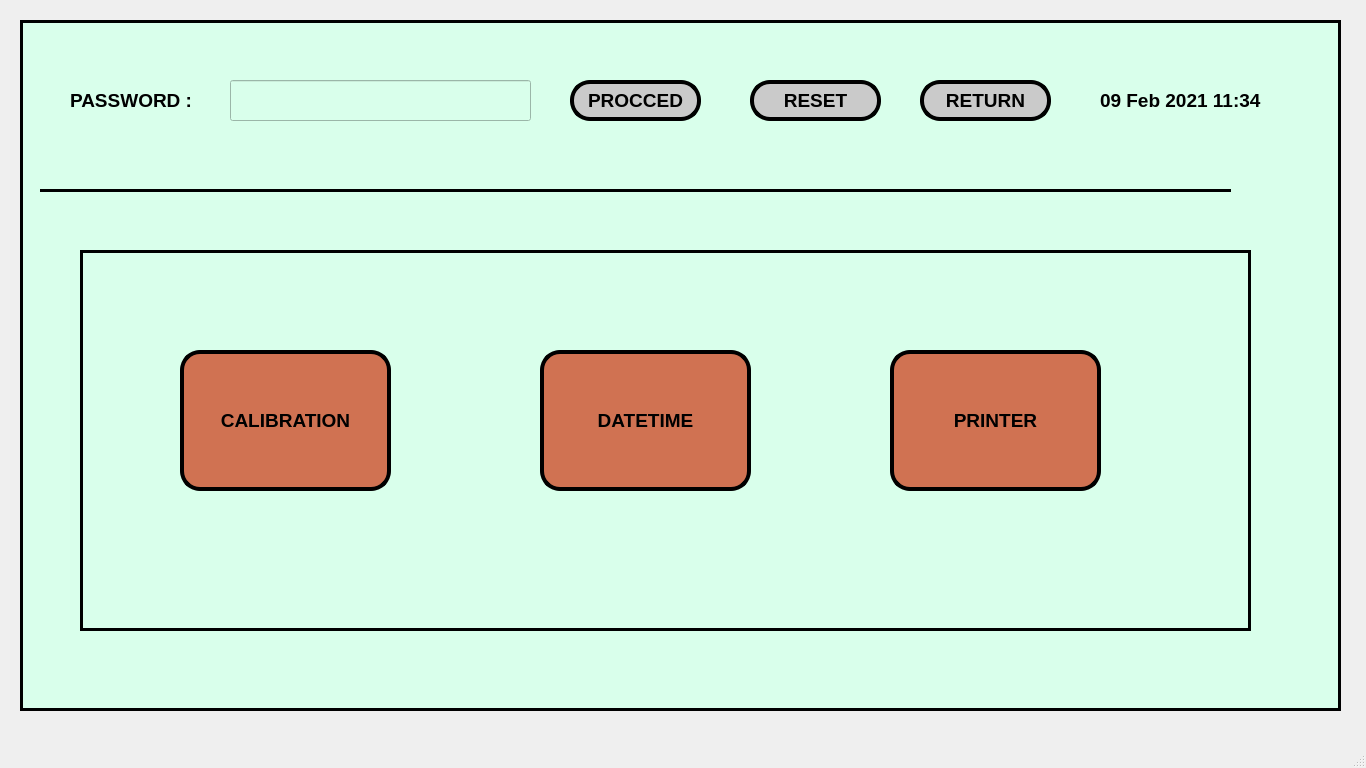
<?xml version="1.0" encoding="UTF-8"?>
<ui version="4.0">
 <class>MainWindow</class>
 <widget class="QMainWindow" name="MainWindow">
  <property name="geometry">
   <rect>
    <x>0</x>
    <y>0</y>
    <width>1366</width>
    <height>768</height>
   </rect>
  </property>
  <property name="windowTitle">
   <string>MainWindow</string>
  </property>
  <widget class="QWidget" name="centralwidget">
   <widget class="QFrame" name="frame">
    <property name="geometry">
     <rect>
      <x>20</x>
      <y>20</y>
      <width>1321</width>
      <height>691</height>
     </rect>
    </property>
    <property name="styleSheet">
     <string notr="true">background-color: rgb(217, 255, 235);</string>
    </property>
    <property name="frameShape">
     <enum>QFrame::Box</enum>
    </property>
    <property name="frameShadow">
     <enum>QFrame::Plain</enum>
    </property>
    <property name="lineWidth">
     <number>3</number>
    </property>
    <widget class="QLabel" name="label">
     <property name="geometry">
      <rect>
       <x>1080</x>
       <y>60</y>
       <width>211</width>
       <height>41</height>
      </rect>
     </property>
     <property name="font">
      <font>
       <family>Arial</family>
       <pointsize>14</pointsize>
       <weight>75</weight>
       <bold>true</bold>
      </font>
     </property>
     <property name="text">
      <string>09 Feb 2021 11:34</string>
     </property>
    </widget>
    <widget class="QPushButton" name="pushButton_5">
     <property name="geometry">
      <rect>
       <x>550</x>
       <y>60</y>
       <width>131</width>
       <height>41</height>
      </rect>
     </property>
     <property name="font">
      <font>
       <family>Arial</family>
       <pointsize>14</pointsize>
       <weight>75</weight>
       <bold>true</bold>
      </font>
     </property>
     <property name="styleSheet">
      <string notr="true">background-color: rgb(, 132, 132);
background-color: rgb(202, 202, 202);
border-radius:20px;
border-color: rgb(0, 0, 0);
border-style:outset;
border-width:4px;</string>
     </property>
     <property name="text">
      <string>PROCCED</string>
     </property>
    </widget>
    <widget class="QPushButton" name="pushButton_6">
     <property name="geometry">
      <rect>
       <x>730</x>
       <y>60</y>
       <width>131</width>
       <height>41</height>
      </rect>
     </property>
     <property name="font">
      <font>
       <family>Arial</family>
       <pointsize>14</pointsize>
       <weight>75</weight>
       <bold>true</bold>
      </font>
     </property>
     <property name="styleSheet">
      <string notr="true">background-color: rgb(, 132, 132);
background-color: rgb(202, 202, 202);
border-radius:20px;
border-color: rgb(0, 0, 0);
border-style:outset;
border-width:4px;</string>
     </property>
     <property name="text">
      <string>RESET</string>
     </property>
    </widget>
    <widget class="QLabel" name="label_2">
     <property name="geometry">
      <rect>
       <x>50</x>
       <y>60</y>
       <width>131</width>
       <height>41</height>
      </rect>
     </property>
     <property name="font">
      <font>
       <family>Arial</family>
       <pointsize>14</pointsize>
       <weight>75</weight>
       <bold>true</bold>
      </font>
     </property>
     <property name="text">
      <string>PASSWORD :</string>
     </property>
    </widget>
    <widget class="QLineEdit" name="lineEdit">
     <property name="geometry">
      <rect>
       <x>210</x>
       <y>60</y>
       <width>301</width>
       <height>41</height>
      </rect>
     </property>
     <property name="font">
      <font>
       <family>Arial</family>
       <pointsize>14</pointsize>
       <weight>75</weight>
       <bold>true</bold>
      </font>
     </property>
     <property name="echoMode">
      <enum>QLineEdit::Password</enum>
     </property>
    </widget>
    <widget class="Line" name="line">
     <property name="geometry">
      <rect>
       <x>20</x>
       <y>160</y>
       <width>1191</width>
       <height>21</height>
      </rect>
     </property>
     <property name="frameShadow">
      <enum>QFrame::Plain</enum>
     </property>
     <property name="lineWidth">
      <number>3</number>
     </property>
     <property name="orientation">
      <enum>Qt::Horizontal</enum>
     </property>
    </widget>
    <widget class="QFrame" name="frame_2">
     <property name="geometry">
      <rect>
       <x>60</x>
       <y>230</y>
       <width>1171</width>
       <height>381</height>
      </rect>
     </property>
     <property name="frameShape">
      <enum>QFrame::Box</enum>
     </property>
     <property name="frameShadow">
      <enum>QFrame::Plain</enum>
     </property>
     <property name="lineWidth">
      <number>3</number>
     </property>
     <widget class="QPushButton" name="pushButton">
      <property name="geometry">
       <rect>
        <x>100</x>
        <y>100</y>
        <width>211</width>
        <height>141</height>
       </rect>
      </property>
      <property name="font">
       <font>
        <family>Arial</family>
        <pointsize>14</pointsize>
        <weight>75</weight>
        <bold>true</bold>
       </font>
      </property>
      <property name="styleSheet">
       <string notr="true">background-color: rgb(208, 114, 82);
border-radius:20px;
border-color: rgb(0, 0, 0);
border-style:outset;
border-width:4px;</string>
      </property>
      <property name="text">
       <string>CALIBRATION</string>
      </property>
     </widget>
     <widget class="QPushButton" name="pushButton_2">
      <property name="geometry">
       <rect>
        <x>460</x>
        <y>100</y>
        <width>211</width>
        <height>141</height>
       </rect>
      </property>
      <property name="font">
       <font>
        <family>Arial</family>
        <pointsize>14</pointsize>
        <weight>75</weight>
        <bold>true</bold>
       </font>
      </property>
      <property name="styleSheet">
       <string notr="true">background-color: rgb(208, 114, 82);
border-radius:20px;
border-color: rgb(0, 0, 0);
border-style:outset;
border-width:4px;</string>
      </property>
      <property name="text">
       <string>DATETIME</string>
      </property>
     </widget>
     <widget class="QPushButton" name="pushButton_3">
      <property name="geometry">
       <rect>
        <x>810</x>
        <y>100</y>
        <width>211</width>
        <height>141</height>
       </rect>
      </property>
      <property name="font">
       <font>
        <family>Arial</family>
        <pointsize>14</pointsize>
        <weight>75</weight>
        <bold>true</bold>
       </font>
      </property>
      <property name="styleSheet">
       <string notr="true">background-color: rgb(208, 114, 82);
border-radius:20px;
border-color: rgb(0, 0, 0);
border-style:outset;
border-width:4px;</string>
      </property>
      <property name="text">
       <string>PRINTER</string>
      </property>
     </widget>
    </widget>
    <widget class="QPushButton" name="pushButton_7">
     <property name="geometry">
      <rect>
       <x>900</x>
       <y>60</y>
       <width>131</width>
       <height>41</height>
      </rect>
     </property>
     <property name="font">
      <font>
       <family>Arial</family>
       <pointsize>14</pointsize>
       <weight>75</weight>
       <bold>true</bold>
      </font>
     </property>
     <property name="styleSheet">
      <string notr="true">background-color: rgb(, 132, 132);
background-color: rgb(202, 202, 202);
border-radius:20px;
border-color: rgb(0, 0, 0);
border-style:outset;
border-width:4px;</string>
     </property>
     <property name="text">
      <string>RETURN</string>
     </property>
    </widget>
   </widget>
  </widget>
  <widget class="QMenuBar" name="menubar">
   <property name="geometry">
    <rect>
     <x>0</x>
     <y>0</y>
     <width>1366</width>
     <height>21</height>
    </rect>
   </property>
  </widget>
  <widget class="QStatusBar" name="statusbar"/>
 </widget>
 <resources/>
 <connections/>
</ui>
